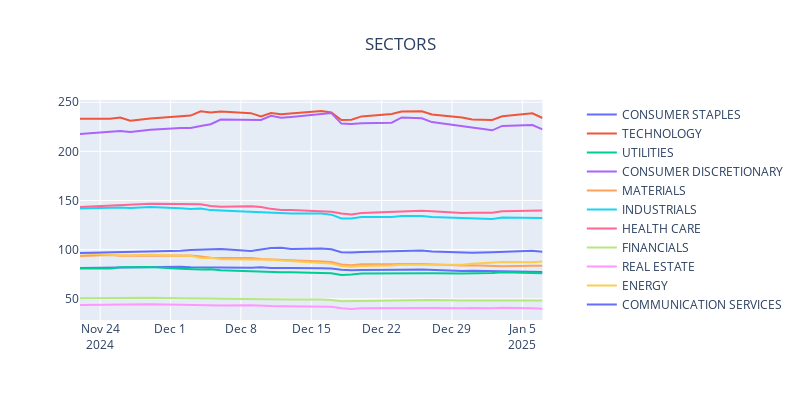

The cell this chart's notebook holds for it:
### Markdown cell above
### Sectors

### Code cell
symbols = list_utils.get_sectors()
names = list_utils.sectors

fig = make_subplots(specs=[[{"secondary_y": True}]])
fig.update_layout(title="SECTORS", title_x=0.5, width=800, height=400)

gains = {}
for symbol in symbols:
    t = Ticker(symbol)
    df1 = t.history(period='1y')
    df1 = df1[-30:]
    df1.reset_index(inplace=True)
    fig.add_trace(
        go.Scatter(y=df1['Close'], x=df1['Date'], name=names[symbol]),
        secondary_y=False
    )

    temp_1 = df1['Close'].iloc[-1]
    temp_2 = df1['Close'].iloc[-30]
    gains[names[symbol]] = round(((temp_1 - temp_2) / temp_2 * 100),2)
fig.show()

print("PERFORMANCE IN THE LAST 30 DAYS:")
for symbol in symbols:
    print(f'{symbol:6}:{gains[names[symbol]]:8}: {names[symbol]}')
